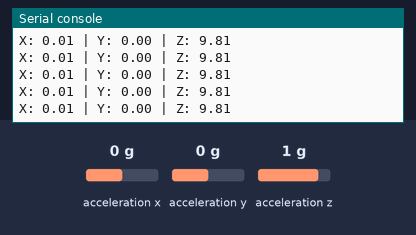
A program run on a simulated Raspberry Pi Pico running MicroPython. Parts: the last lines printed to the serial console. Inputs (shaded band) come from the test bench; at power-on: acceleration x 0 g, acceleration y 0 g, acceleration z 1 g.

Above: at 3.2 s.
3.3 s: acceleration x set to -1.4 g
At 3.32 s:
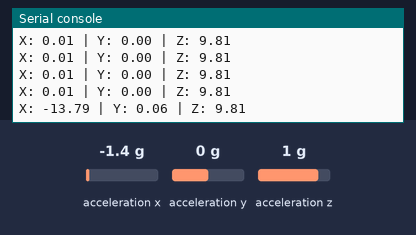
4.8 s: acceleration y set to -1.4 g
At 4.83 s:
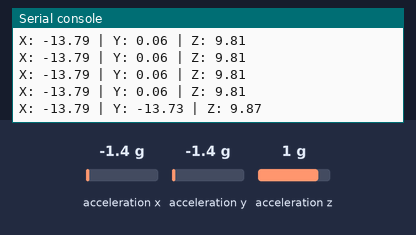
6.3 s: acceleration z set to -1.4 g
At 6.35 s:
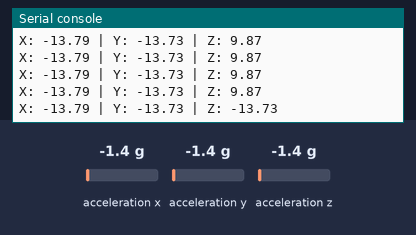
Timing chart, 0 to 9.3 s (numbered marks = the images above; inputs shaded):
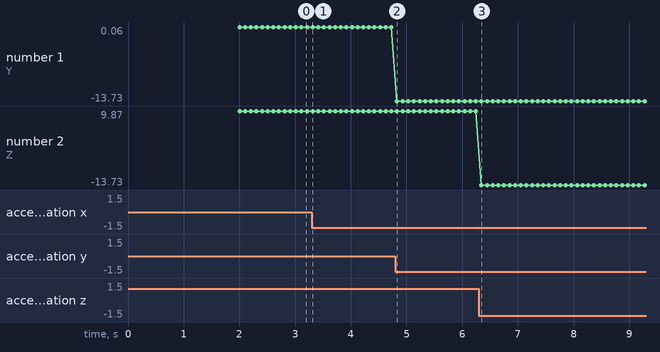

Measured:
- after the input at 3.3 s, the serial console: prints a new line at once (image 1)
- after the input at 4.8 s, the serial console: prints a new line at once (image 2)
- after the input at 6.3 s, the serial console: prints a new line at once (image 3)
- plotted number 1: 0 → 0.06 after the input at 3.3 s, 0.06 → -13.73 after the input at 4.8 s
- plotted number 2: 9.81 → 9.87 after the input at 4.8 s

The program:

accel.py
```python
from machine import Pin, I2C #Importamos las librerias Pin e I2C
import utime #Importamos la libreria utime para implementar delays
import ustruct #Importamos la libreria ustruct para la conversion de datos
import sys #Importamos la libreria finalizar el codigo en caso haya algun error

#Dirección del I2C del acelerometro
MMA8452Q_ADDR = 0X1C

#Registros
REG_DEVID = 0X0D #Registro en el que se encuentra el ID
REG_POWER_CTL = 0X2A #Registro de control
REG_DATAX0 = 0X00 # Registro del Eje X

#Otras constantes
DEV_ID = 0x2A #ID del dispositivo
SENSITIVITY_2G = 1.0/1024 #(g/LSB)
EARTH_GRAVITY = 9.81 #gravedad en [m/s^2]

#Inicializar I2C
i2c = machine.I2C(1, scl = Pin(15), sda = Pin(14), freq = 200000)

def reg_write(i2c, addr, reg, data):
    #escribe bytes al registro especificado

    #Construir mensaje
    msg = bytearray()
    msg.append(data)

    #escribe el mensaje al registro
    i2c.writeto_mem(addr, reg, msg)

def reg_read(i2c, addr, reg, nbytes = 1):
    #Lee bytes del registro especificado,
    #si es mayor a 1 lee de registros consecutivos

    #Se asegura que se está solicitando 1 o más bytes
    if nbytes < 1:
        return bytearray()

    #Solicita data de los registros especificados
    data = i2c.readfrom_mem(addr, reg, nbytes)

    return data

#Main program

#Lee el ID del dispositivo para asegurarse de que es posible comunicarse con MMA8452Q
data = reg_read(i2c, MMA8452Q_ADDR, REG_DEVID)
if (data != bytearray((DEV_ID,))):
    print("ERROR: No se pudo comunicar con MMA8452Q")
    sys.exit()

#Lee el registro de Control
data = reg_read(i2c, MMA8452Q_ADDR, REG_POWER_CTL)
print(data)

#Pide al MMA8452Q empezar a tomar medidas estableciendo el bit de medicion a HIGH
data = int.from_bytes(data, "big") | 1
reg_write(i2c, MMA8452Q_ADDR, REG_POWER_CTL, data)

#Test: lee el registro de Power Control otra vez para asegurarse que el bit de medicion fue establecido
data = reg_read(i2c, MMA8452Q_ADDR, REG_POWER_CTL)
print(data)

#Espera antes de tomar medidas
utime.sleep(2.0)

#Ejecutar en bucle
while 1:
    #Lee los valores de X, Y y Z de los registros
    data = reg_read(i2c, MMA8452Q_ADDR, REG_DATAX0, 6)

    #Convertimos los bytes en un entero
    acc_x = ustruct.unpack_from("<h", data, 0)[0] / 16
    acc_y = ustruct.unpack_from("<h", data, 2)[0] / 16
    acc_z = ustruct.unpack_from("<h", data, 4)[0] / 16

    #Convertimos medidas a m/s^2
    acc_x = acc_x * SENSITIVITY_2G * EARTH_GRAVITY
    acc_y = acc_y * SENSITIVITY_2G * EARTH_GRAVITY
    acc_z = acc_z * SENSITIVITY_2G * EARTH_GRAVITY

    #Imprimir resultados
    print("X:", "{:.2f}".format(acc_x), \
          "| Y:", "{:.2f}".format(acc_y), \
          "| Z:", "{:.2f}".format(acc_z))
    utime.sleep(0.1)
```
